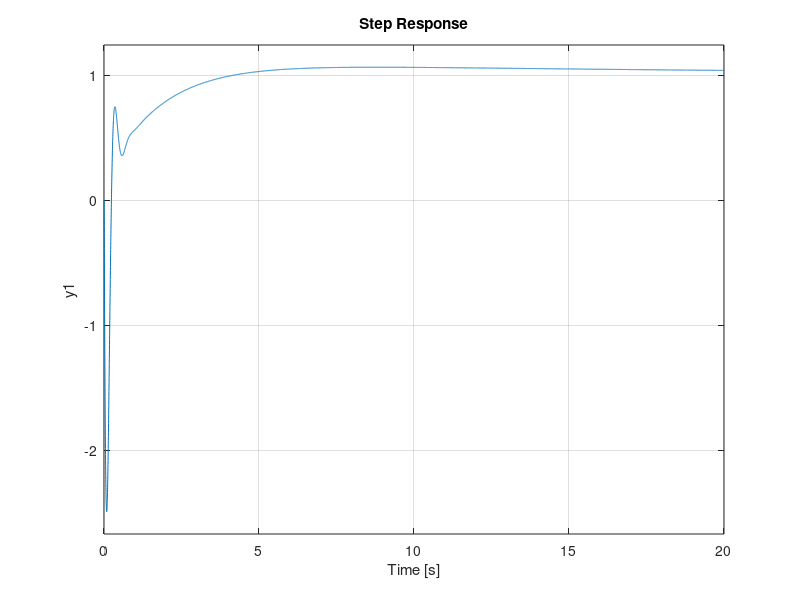

Write the MATLAB code that produced this figure.
clc; clear all;
s = tf('s');

m0_value=1.5;
m1_value=0.5;
m2_value=0.75;
L1_value=0.5;
L2_value=0.75/0.35;
I1 = m1_value*((L1_value^2)/12);
I2 = m2_value*((L2_value^2)/12);

%% Control por realimentación de estados
%Del linearizer de simulink
A = [0 1 0 0;
    0 0 1.7292 0;
    0 0 0 1;
    0 0 2.1615 0];

B = [0 ; 0.941 ; 0 ; 0.1763];

C = [0 0 1 0;
    1 0 0 0];

D = [0 ; 0];
%Tener en cuenta: x1: p, x2: v, x3: q, x4: w
sys = ss(A,B,C,D);
%Chequeamos controlabilidad, viendo que el rango de la matriz de
%controlabilidad sea igual a la dimensión del espacio columna de la matriz
%A.
rank(ctrb(sys.A, sys.B));
%El rango es cuatro, por lo que el sistema es controlable.
%Realizamos la realimentación de estados teniendo en cuenta que el
%controlador debe ser lo suficientemente rapido para lograr controlar la
%inestabilidad del polo del semiplano derecho.
K = acker(sys.A, sys.B, [-3 -3 -2 -2]);
%El algoritmo de acker presenta error en los lugares de los polos por mas
%de un 10% de lo esperado, sin embargo el diseño se valida mediante la
%simulación y se logra asi obtener ganancia mas pequenas.

%% Control por realimentación de estados con observador
%Estudiamos la observabilidad del sistema
rank(obsv(sys.A,sys.C));
%Como el rango de la matriz de observabilidad es 4 igual al orden de la
%matriz A, el sistema es observable.
%Calculo ganancias del observador, colocando sus polos diez veces más
%rápidos que los de la planta a lazo cerrado.
L = place((sys.A)',(sys.C)', [-25 -20 -35 -30])';

%% Control por realimentación de estados con observador discreto
%Selecciono periodo de muestreo
Ts = 0.1; %100ms
%Discretizo el sistema utilizando tustin.
sysDisc = c2d(sys, Ts, 'tustin');
%Calculo ganancias de realimentación.
KDisc = acker(sysDisc.A, sysDisc.B, exp([-2 -2 -1 -1].*Ts));
%Calculo ganancias del observador discreto.
LDisc = place((sysDisc.A)',(sysDisc.C)', exp([-20 -15 -25 -30].*Ts))';


%% Control por realimentación de estados con acción integral
%Modificamos la matriz C para realizar la acción integral sobre la posición
%del carrito
C = [1 0 0 0];
%Aumentamos las matrices
Aa = [A  zeros(4,1);
      -C      0];
Ba = [sys.B;
      0];
Bar = [zeros(4,1);
       1];
Ca = [C 0];
Da = 0;
%Estudiamos controlabilidad del sistema aumentado
rank(ctrb(Aa, Ba));
%Como el rango de la matriz de controlabilidad es 5 igual al orden de A, el
%sistema es controlable.
%Estudio de observabilidad del sistema aumentado
rank(obsv(Aa,Ca));
%El rango de la matriz de observabilidad es menor al orden de A, por lo que
%el sistema no es observable.
%Calculamos las ganancias
Ka = acker(Aa, Ba, [-2.5 -2.5 -1 -1 -4]);
sys_i = ss(Aa, Ba, Ca, Da);
sys_i_cl = ss(Aa-Ba*Ka, Bar, Ca, Da);

Kai = Ka(5);
Ka = Ka(1:4);

%% Control por realimentacion de estados con accion integral discreto
C = [1 0 0 0];
%Aumentamos las matrices
Aa = [A  zeros(4,1);
      -C      0];
Ba = [sys.B;
      0];
Bar = [zeros(4,1);
       1];
Ca = [C 0];
Da = 0;
%Estudiamos controlabilidad del sistema aumentado
rank(ctrb(Aa, Ba));
%Como el rango de la matriz de controlabilidad es 5 igual al orden de A, el
%sistema es controlable.
%Estudio de observabilidad del sistema aumentado
rank(obsv(Aa,Ca));
%El rango de la matriz de observabilidad es menor al orden de A, por lo que
%el sistema no es observable.
%Calculamos las ganancias

%Tasa de muestreo
Ts2 = 0.05; %50ms

%Calculo ganancias de realimentación.
sysDisc2 = c2d(ss(Aa,Ba,Ca,Da), Ts2, 'tustin');
KDisc2 = acker(sysDisc2.A, sysDisc2.B, exp([-2.5 -2.5 -1 -1 -4].*Ts2));


KaiDisc = KDisc2(5);
KaDisc = KDisc2(1:4);

%% Control de ángulo por loop shaping
%Transferencia de fuerza carrito a ángulo sacada utilizando el linearizer
%del simulink
G_q = 0.1763/((s-1.47)*(s+1.47));
%Grafico bode de la planta
bode(G_q);
%Notar que hay un polo en el semiplano derecho. La teoría nos dice que la
%frecuencia de cruce debe estar 1.766 veces más arriba que el polo en el
%semiplano derecho.
%Notar también que el bode de la planta presenta inversión de fase para
%todas las frecuencias. Se coloca un cero en -2.6 para proveer adelanto de
%fase alrededor de la frecuencia de cruce deseada. Se coloca un polo en
%-200 para hacer al controlador realizable.
bode(G_q*((s+(2.6)/(s+200))));
%Se observa que se debe levantar la magnitud por 102.5db para obtener cruce
%en una frecuencia rápida.
%Se valida el diseño.
bode(G_q*(db2mag(102.5)*(s+(2.6))/(s+200)));
C_q = (db2mag(102.5)*(s+(2.6))/(s+200));
[C_q_n, C_q_d] = tfdata(C_q,'v');
%Se analiza la función de sensibilidad
L_q = G_q*C_q;
S_q = 1/(1+L_q);
T_q = L_q/(1+L_q);
bode(S_q);
%Se observa que el pico de la función de sensibilidad es de 2.4db = 1.3, esto
%brinda un buen margen de estabilidad.
%Simulando con simscape se puede observar que el ángulo del pendulo es
%correctamente estabilizado, sin embargo la posición del carrito presenta
%drift.

%Transferencia de fuerza de carrito a posición con realimentación en el
%ángulo
G_p = (0.94101 * (s+200) * (s+1.356) * (s-1.356)) / (s^2 * (s+2.635) * (s^2 + 197.4*s + 2.409e04));
%Notar que hay un cero en el semiplano derecho en 1.356 rad/s. La teoría nos indica que la
%frecuencia de cruce debe estar por debajo de 0.6 veces la frecuencia del
%polo en el semiplano derecho que sería alrededor de 0.8 rad/s.
%Agregamos un cero en -0.05rad/s para brindar adelanto de fase a la izquierda de
%0.5rad/seg. Ademas agregamos un polo rápido en -100 para hacer el
%controlador realizable.
C_p = -(s+0.05)/(s+100);
bode(G_p*-(s+0.05)/(s+100));
%Para tener un margen buen margen de fase a una frecuencia de cruce de
%por debajo del limite de 0.5rad/seg, multiplicamos por 76.9dB. 
C_p = -db2mag(80.6)*(s+0.05)/(s+100);
[C_p_n, C_p_d] = tfdata(C_p,'v');
margin(G_p*C_p);
L_p = G_p*C_p;
T_p = L_p/(1+L_p);
S_p = 1-T_p;
bode(S_p);
%Se observa un pico de 6db en S_p, esto esta casi al límite de un buen
%margen de estabilidad. Además, si bien el margen de fase es bueno, el
%margen de ganancia es bastante malo, pero es el costo de tener un
%controlador lo más rápido posible, dentro de las limitaciones de
%implementación por las características de la planta.
step(T_p);
%En el step de la función de sensibilidad complementaria se puede ver la
%acción del cero en el semiplano derecho al actuar al carrito en la
%dirección contraria a la referencia, para luego volver y asentarse sin
%error permanente sobre la referencia.

%Sin embargo, al simular con simscape, si bien tanto el ángulo como la
%posición son correctamente estabilizadas, sí se ve error permanente en la
%posición. Esto es raro debido a que la planta es de tipo 2.

%% Control de ángulo por loop shaping discreto
Ts_loop = 25/1000; %25ms

C_q_Disc = c2d(C_q, Ts_loop, 'tustin')
[C_q_Disc_n, C_q_Disc_d] = tfdata(C_q_Disc,'v');

C_p_Disc = c2d(C_p, Ts_loop, 'tustin')
[C_p_Disc_n, C_p_Disc_d] = tfdata(C_p_Disc,'v');

